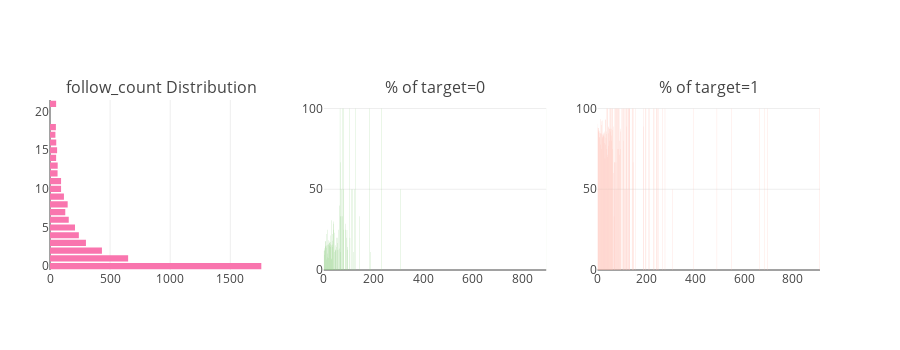

Notebook source saved alongside this figure:
### Code cell
utils.catAndTrgt(df=X, col='follow_count', limit=20)

### Figure 1 — Plotly figure (JSON) as saved in the notebook; plotly's stock layout.template omitted (floating-point values rounded to 4 significant figures; data arrays with more than 128 entries replaced by an {"elided": "..."} marker saying what was removed)
{"data": [{"marker": {"color": "#f975ae"}, "orientation": "h", "type": "bar", "uid": "0e71abb4-9fc0-11e8-ba7f-6c40089fb510", "x": [45, 49, 51, 51, 52, 59, 63, 64, 92, 92, 116, 127, 147, 156, 208, 240, 299, 432, 650, 1758], "xaxis": "x", "y": [17, 18, 21, 14, 16, 15, 12, 13, 10, 11, 9, 7, 8, 6, 5, 4, 3, 2, 1, 0], "yaxis": "y"}, {"marker": {"color": "#96D38C"}, "name": "Target : 0", "type": "bar", "uid": "0e7575a8-9fc0-11e8-9da2-6c40089fb510", "x": [895, 233, 185, 126, 103, 78, 74, 65, 67, 307, 124, 115, 111, 79, 71, 64, 145, 75, 69, 68, 30, 40, 88, 39, 93, 86, 80, 60, 38, 16, 44, 33, 12, 28, 105, 91, 56, 50, 18, 34, 6, 8, 21, 26, 55, 24, 22, 20, 25, 35, 13, 17, 45, 29, 10, 23, 7, 5, 94, 51, 36, 27, 9, 2, 62, 95, 57, 53, 48, 47, 4, 3, 46, 0, 187, 119, 66, 43, 15, 1, 14, 19, 32, 31, 11], "xaxis": "x2", "y": [100, 100, 100, 100, 100, 100, 100, 100, 66.67, 50, 50, 50, 50, 50, 50, 40, 33.33, 33.33, 33.33, 33.33, 30.77, 30, 28.57, 28.57, 25, 25, 25, 25, 25, 25, 23.08, 22.22, 22.22, 21.43, 20, 20, 20, 20, 18.37, 18.18, 17.95, 17.69, 17.65, 17.39, 16.67, 16.67, 16.67, 16.13, 16, 15.79, 15.62, 15.56, 15.38, 15.38, 15.22, 15, 14.96, 14.42, 14.29, 14.29, 14.29, 14.29, 13.79, 13.43, 13.33, 12.5, 12.5, 12.5, 12.5, 12.5, 12.08, 12.04, 11.76, 11.72, 11.11, 11.11, 11.11, 11.11, 10.17, 9.385, 7.843, 7.5, 7.143, 6.667, 6.522], "yaxis": "y2"}, {"marker": {"color": "#FEBFB3"}, "name": "Target : 1", "type": "bar", "uid": "0e76c106-9fc0-11e8-9a66-6c40089fb510", "x": {"elided": "134 int values"}, "xaxis": "x3", "y": {"elided": "134 float values"}, "yaxis": "y3"}], "layout": {"annotations": [{"font": {"size": 16}, "showarrow": false, "text": "follow_count Distribution", "x": 0.1444, "xanchor": "center", "xref": "paper", "y": 1, "yanchor": "bottom", "yref": "paper"}, {"font": {"size": 16}, "showarrow": false, "text": "% of target=0", "x": 0.5, "xanchor": "center", "xref": "paper", "y": 1, "yanchor": "bottom", "yref": "paper"}, {"font": {"size": 16}, "showarrow": false, "text": "% of target=1", "x": 0.8556, "xanchor": "center", "xref": "paper", "y": 1, "yanchor": "bottom", "yref": "paper"}], "height": 350, "margin": {"l": 50}, "showlegend": false, "xaxis": {"anchor": "y", "domain": [0, 0.2889]}, "xaxis2": {"anchor": "y2", "domain": [0.3556, 0.6444]}, "xaxis3": {"anchor": "y3", "domain": [0.7111, 1]}, "yaxis": {"anchor": "x", "domain": [0, 1]}, "yaxis2": {"anchor": "x2", "domain": [0, 1]}, "yaxis3": {"anchor": "x3", "domain": [0, 1]}}}
